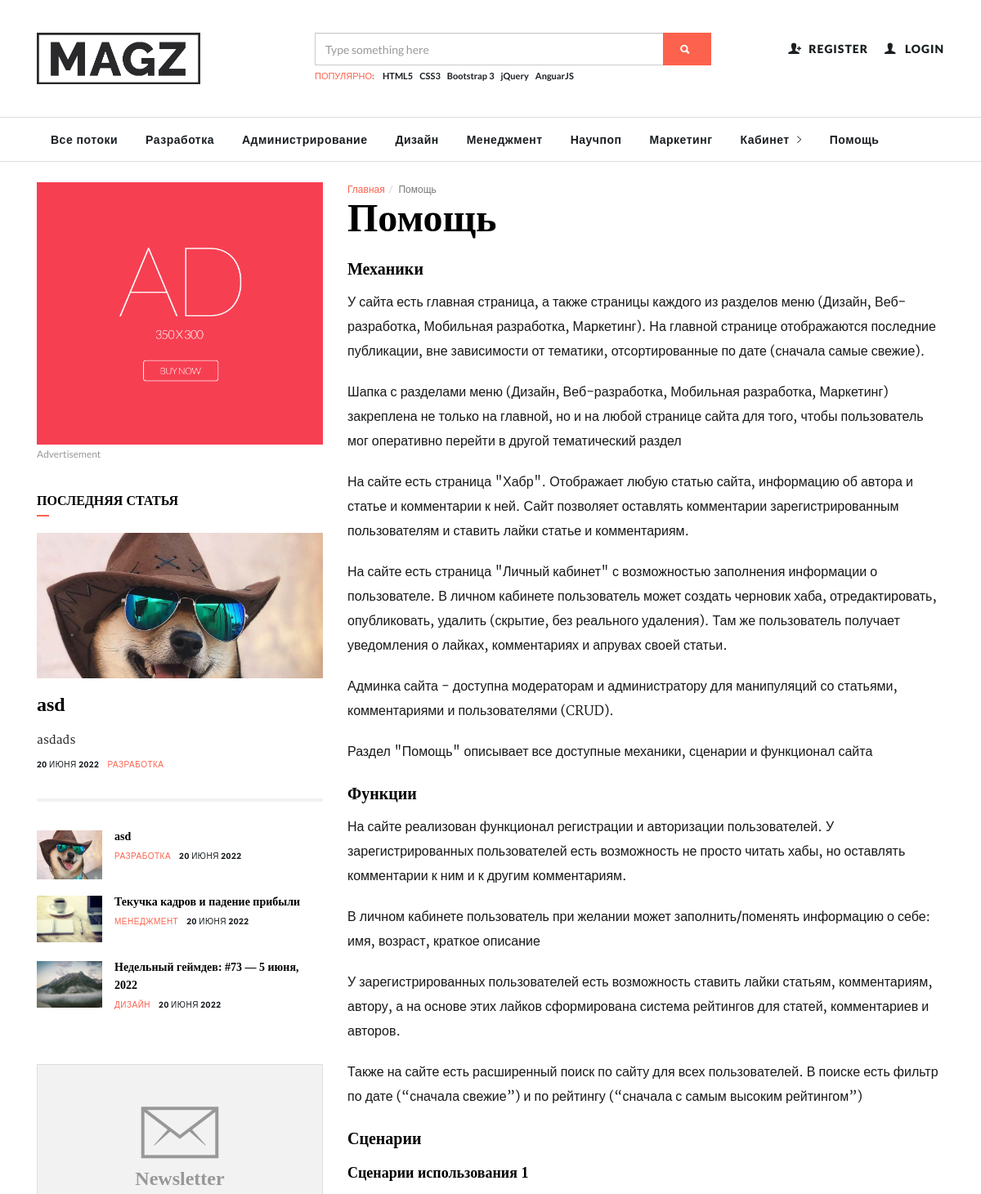
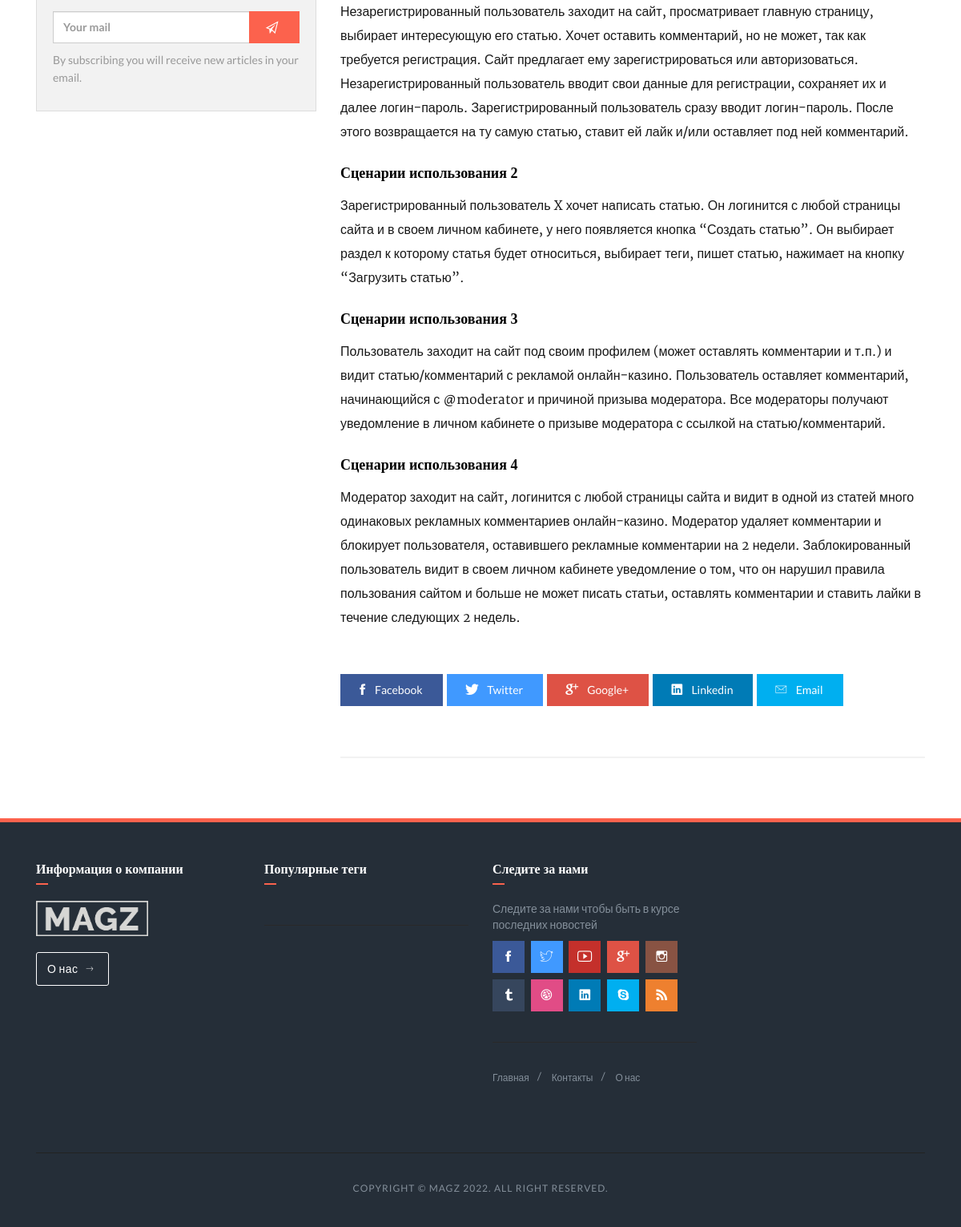
Screenshot of /help/ with the database file from the repository (2 pictures, top to bottom).
### mainapp/models.py (models this page shows, shortened)
class Category(models.Model):
    title = models.CharField(verbose_name='Название', max_length=100)
    is_active = models.BooleanField(default=True)
    def __str__(self):
        return self.title

class Article(models.Model):
    category = models.ForeignKey(Category, on_delete=models.CASCADE, verbose_name='Категория')
    user = models.ForeignKey(User, on_delete=models.CASCADE, verbose_name='Автор')
    tag = models.ForeignKey(Tag, on_delete=models.PROTECT, blank=True, null=True, verbose_name='Тэг')
    title = models.CharField(verbose_name='Заголовок', max_length=250)
    short_desc = models.CharField(verbose_name='Краткое описание', max_length=500, blank=True)
    body = models.TextField(verbose_name='Текст')
    image = models.ImageField(upload_to='image_article', verbose_name='Фото', blank=True)
    like = models.BigIntegerField(verbose_name='Количество лайков', default=0)
    created_at = models.DateTimeField(auto_now_add=True, verbose_name='Дата создания')
    is_active = models.BooleanField(default=True)
    likes = models.ManyToManyField(User, related_name='liked_articles')

### mainapp/views.py (the view)
# urls.py: path('help/', mainapp.help, name='help'),
def help(request):
    categories = Category.objects.all()
    newest_article = Article.objects.all().last()
    articles = Article.objects.all().order_by('-id')
    context = {
        'title': 'help',
        'categories': categories,
        'newest_article': newest_article,
        'last_3_articles': articles[:3],
    }
    return render(request, 'mainapp/help.html', context)

### mainapp/templates/mainapp/help.html
{% extends 'mainapp/base.html' %}
{% load static %}
{% load crispy_forms_tags %}
{% load crispy_forms_field %}
{% load crispy_forms_filters %}
{% load crispy_forms_utils %}
{% block content %}
    <section class="single">
        <div class="container">
            <div class="row">
                <div class="col-md-4 sidebar" id="sidebar">
                    <aside>
                        <div class="aside-body">
                            <figure class="ads">
                                <img src="{% static 'images/ad.png' %}">
                                <figcaption>Advertisement</figcaption>
                            </figure>
                        </div>
                    </aside>
                    <aside>
                        <h1 class="aside-title">Последняя статья</h1>
                        <div class="aside-body">
                            <article class="article-fw">
                                <div class="inner">
                                    <figure>
                                        <a href="{% url 'mainapp:article' newest_article.pk %}">
                                            <img src="/media/{{ newest_article.image }}">
                                        </a>
                                    </figure>
                                    <div class="details">
                                        <h1>
                                            <a href="{% url 'mainapp:article' newest_article.pk %}">{{ newest_article.title }}</a>
                                        </h1>
                                        <p>{{ newest_article.short_desc }}</p>
                                        <div class="detail">
                                            <div class="time">{{ newest_article.created_at|date:'d E Y' }}</div>
                                            <div class="category"><a
                                                    href="category.html">{{ newest_article.category }}</a></div>
                                        </div>
                                    </div>
                                </div>
                            </article>
                            <div class="line"></div>
                            {% for item in last_3_articles %}
                                <article class="article-mini">
                                    <div class="inner">
                                        <figure>
                                            <a href="{% url 'mainapp:article' item.pk %}">
                                                <img src="/media/{{ item.image }}">
                                            </a>
                                        </figure>
                                        <div class="padding">
                                            <h1 id="article-title"><a
                                                    href="{% url 'mainapp:article' item.pk %}">{{ item.title }}</a></h1>
                                            <div class="detail">
                                                <div class="category"><a href="category.html">{{ item.category }}</a>
                                                </div>
                                                <div class="time">{{ item.created_at|date:'d E Y' }}</div>
                                            </div>
                                        </div>
                                    </div>
                                </article>
                            {% endfor %}
                        </div>
                    </aside>
                    <aside>
                        <div class="aside-body">
                            <form class="newsletter">
                                <div class="icon">
                                    <i class="ion-ios-email-outline"></i>
                                    <h1>Newsletter</h1>
                                </div>
                                <div class="input-group">
                                    <input type="email" class="form-control email" placeholder="Your mail">
                                    <div class="input-group-btn">
                                        <button class="btn btn-primary"><i class="ion-paper-airplane"></i></button>
                                    </div>
                                </div>
                                <p>By subscribing you will receive new articles in your email.</p>
                            </form>
                        </div>
                    </aside>
                </div>
                <div class="col-md-8">
                    <ol class="breadcrumb">
                        <li><a href="{% url 'mainapp:index' %}">Главная</a></li>
                        <li class="active">Помощь</li>
                    </ol>
                    <article class="article main-article">
                        <header>
                            <h1 id="title">Помощь</h1>
                        </header>
                        <div class="main main-help">
                            <h2 class="h2-help">Механики </h2>
                            <p>У сайта есть главная страница, а также страницы каждого из разделов меню (Дизайн, Веб-разработка, Мобильная разработка, Маркетинг).
                            На главной странице отображаются последние публикации, вне зависимости от тематики, отсортированные по дате (сначала самые свежие). </p>
                            <p>Шапка с разделами меню (Дизайн, Веб-разработка, Мобильная разработка, Маркетинг) закреплена не только на главной, но и на любой странице сайта для того, чтобы пользователь мог оперативно перейти в другой тематический раздел</p>
                            <p>На сайте есть страница "Хабр". Отображает любую статью сайта, информацию об автора и статье и комментарии к ней. Сайт позволяет оставлять комментарии зарегистрированным пользователям и ставить лайки статье и комментариям.</p>
                            <p>На сайте есть страница "Личный кабинет" с возможностью заполнения информации о пользователе. В личном кабинете пользователь может создать черновик хаба, отредактировать, опубликовать, удалить (скрытие, без реального удаления). Там же пользователь получает уведомления о лайках, комментариях и апрувах своей статьи.</p>
                            <p>Админка сайта - доступна модераторам и администратору для манипуляций со статьями, комментариями и пользователями (CRUD).</p>
                            <p>Раздел "Помощь" описывает все доступные механики, сценарии и функционал сайта</p>
                            <h2 class="h2-help">функции</h2>
                            <p>На сайте реализован функционал регистрации и авторизации пользователей. У зарегистрированных пользователей есть возможность не просто читать хабы, но оставлять комментарии к ним и к другим комментариям.</p>
                            <p>В личном кабинете пользователь при желании может заполнить/поменять информацию о себе: имя, возраст, краткое описание</p>
                            <p>У зарегистрированных пользователей есть возможность ставить лайки статьям, комментариям, автору, а на основе этих лайков сформирована система рейтингов для статей, комментариев и авторов.</p>
                            <p>Также на сайте есть расширенный поиск по сайту для всех пользователей. В поиске есть фильтр по дате (“сначала свежие”) и по рейтингу (“сначала с самым высоким рейтингом”)</p>
                            <h2 class="h2-help">Сценарии</h2>
                            <h3 class="h3-help">Сценарии использования 1</h3>
                            <p>Незарегистрированный пользователь заходит на сайт, просматривает главную страницу, выбирает интересующую его статью. Хочет оставить комментарий, но не может, так как требуется регистрация. Сайт предлагает ему зарегистрироваться или авторизоваться. Незарегистрированный пользователь вводит свои данные для регистрации, сохраняет их и далее логин-пароль. Зарегистрированный пользователь сразу вводит логин-пароль. После этого возвращается на  ту самую статью, ставит ей лайк и/или  оставляет под ней комментарий.</p>
                            <h3 class="h3-help">Сценарии использования 2</h3>
                            <p>Зарегистрированный пользователь X хочет написать статью. Он логинится с любой страницы сайта и в своем личном кабинете, у него появляется кнопка “Создать статью”. Он выбирает раздел к которому статья будет относиться, выбирает теги, пишет статью, нажимает на кнопку “Загрузить статью”.</p>
                            <h3 class="h3-help">Сценарии использования 3</h3>
                            <p>Пользователь заходит на сайт под своим профилем (может оставлять комментарии и т.п.) и видит статью/комментарий с рекламой онлайн-казино. Пользователь оставляет комментарий, начинающийся с @moderator и причиной призыва модератора. Все модераторы получают уведомление в личном кабинете о призыве модератора с ссылкой на статью/комментарий.</p>
                            <h3 class="h3-help">Сценарии использования 4</h3>
                            <p>Модератор заходит на сайт, логинится с любой страницы сайта и видит в одной из статей много одинаковых рекламных комментариев онлайн-казино. Модератор удаляет комментарии и блокирует пользователя, оставившего рекламные комментарии на 2 недели. Заблокированный пользователь видит в своем личном кабинете уведомление о том, что он нарушил правила пользования сайтом и больше не может писать статьи, оставлять комментарии и ставить лайки в течение следующих 2 недель.</p>
                        </div>
                    </article>
                    <div class="sharing">
                        <ul class="social">
                            <li>
                                <a href="#" class="facebook">
                                    <i class="ion-social-facebook"></i> Facebook
                                </a>
                            </li>
                            <li>
                                <a href="#" class="twitter">
                                    <i class="ion-social-twitter"></i> Twitter
                                </a>
                            </li>
                            <li>
                                <a href="#" class="googleplus">
                                    <i class="ion-social-googleplus"></i> Google+
                                </a>
                            </li>
                            <li>
                                <a href="#" class="linkedin">
                                    <i class="ion-social-linkedin"></i> Linkedin
                                </a>
                            </li>
                            <li>
                                <a href="#" class="skype">
                                    <i class="ion-ios-email-outline"></i> Email
                                </a>
                            </li>
                        </ul>
                    </div>
                    <div class="line thin"></div>
                </div>
            </div>
        </div>
    </section>
{% endblock %}

### mainapp/templates/mainapp/includes/inc_main_menu.html (shortened to what this page needs)
{% load static %}
<nav class="menu">
    <div class="container">
        <div id="menu-list">
            <ul class="nav-list">
                <li id="menu-item"><a href="{% url 'mainapp:category_page' 0 1 %}">Все потоки</a></li>
                {% for category in categories %}
                <li><a href="{% url 'mainapp:category_page' category.pk 1 %}">{{ category.title|capfirst }}</a></li>
                {% endfor %}
                <li class="dropdown magz-dropdown"><a href="{% url 'personal_account:user' %}">Кабинет <i
                        class="ion-ios-arrow-right"></i></a>
                </li>
                <li><a href="{% url 'mainapp:help' %}">Помощь</a></li>
            </ul>
        </div>
    </div>
</nav>

### static/css/my_style.css (style rules this page uses)
#article-title { text-transform: none; }

### static/css/skins/all.css (style rules this page uses)
.skin-orange a { color: #FC624D; }
.skin-orange .breadcrumb li a { color: #FC624D; }
.skin-orange .btn-primary { background-color: #FC624D; color: #fff; border-color: #FC624D; }
.skin-orange article .category a { color: #FC624D; }
.skin-orange .menu ul > li > a:after { background-color: #FC624D; }
.skin-orange .article-mini .detail .category a { color: #FC624D; }
.skin-orange aside .aside-title { font-size: 16px; position: relative; font-weight: 800; margin: 0; text-transform: uppercase; margin-bottom: 30px; }
.skin-orange aside .aside-title:after { content: ' '; position: absolute; bottom: -10px; left: 0; width: 15px; height: 2px; background-color: #FC624D; }
.skin-orange section.single .line { margin-top: 30px; margin-bottom: 30px; }

### rows the page displays
Category: title "Разработка"
Category: title "Администрирование"
Category: title "Дизайн"
Category: title "Менеджмент"
Category: title "Научпоп"
Category: title "Маркетинг"
Article: image (placeholder picture), title "asd", short_desc "asdads", created_at "20 ИЮНЯ 2022", category "РАЗРАБОТКА"
Article: image (picture), title "Текучка кадров и падение прибыли", category "МЕНЕДЖМЕНТ", created_at "20 ИЮНЯ 2022"
Article: image (picture), title "Недельный геймдев: #73 — 5 июня, 2022", category "ДИЗАЙН", created_at "20 ИЮНЯ 2022"
